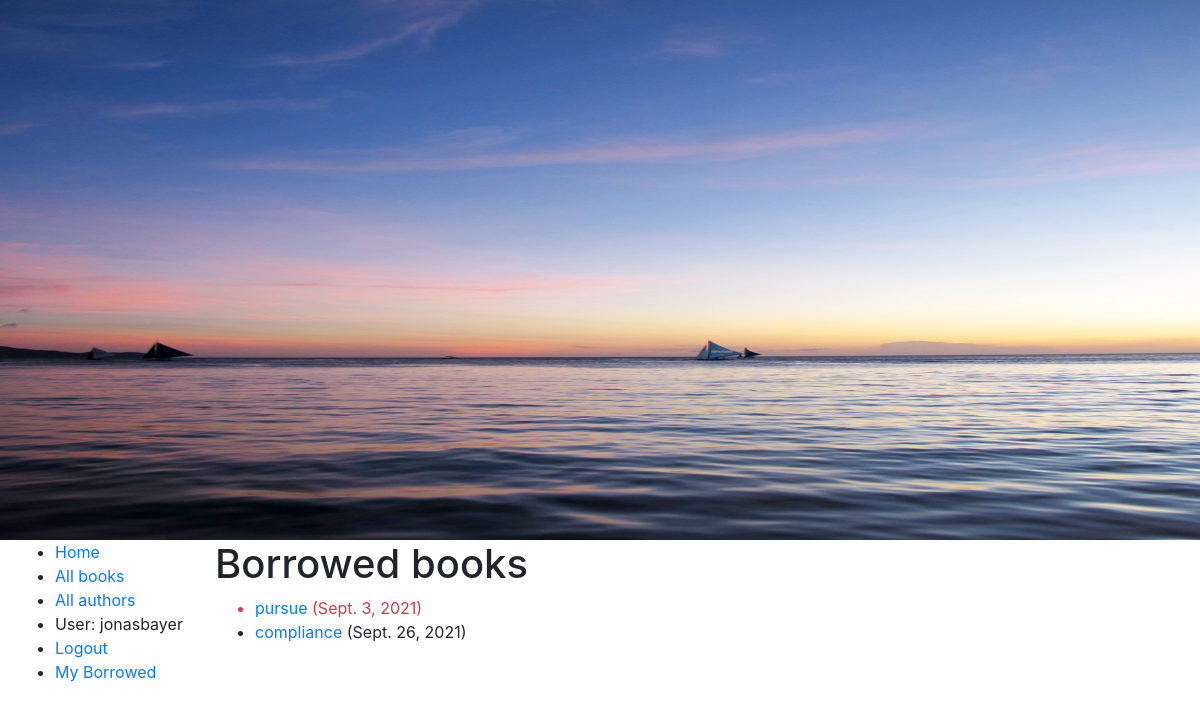
/catalog/mybooks/ (signed in), run on the app's committed database.
### catalog/models.py (models this page shows, shortened)
class BookInstance(models.Model):
    id = models.UUIDField(primary_key=True, default=uuid.uuid4,
            help_text='Unique id for this particular book accross while library')
    book = models.ForeignKey('Book', on_delete=models.RESTRICT, null=True)
    imprint = models.CharField(max_length=200)
    due_back = models.DateField(null=True, blank=True)
    borrower = models.ForeignKey(User, on_delete=models.SET_NULL, null=True, blank=True)
    LOAN_STATUS = (
        ('m', 'Maintenance'),
        ('o', 'On loan'),
        ('a', 'Available'),
        ('r', 'Reserved'),
    )
    status = models.CharField(
        max_length=1,
        choices=LOAN_STATUS,
        blank=True,
        default='m',
        help_text = 'Book availability',
    )
    class Meta:
        ordering = ['due_back']
        permissions = (("can_mark_returned", "Set book as returned"),)
    @property
    def is_overdue(self):
        if (self.due_back and date.today() > self.due_back):
            return True
        return False

class Book(models.Model):
    title = models.CharField(max_length=64, unique=True)
    author = models.ForeignKey('Author', on_delete=models.SET_NULL, null=True)
    summary = models.TextField(max_length=1000,
            help_text = 'Enter a brief description of the book')
    isbn = models.CharField('ISBN', max_length=13, unique=True,
            help_text = '13 Character <a href="https://www.isbn-international.org/content/what-isbn">ISBN number</a>')
    genre = models.ManyToManyField(Genre, help_text='Select a genre for this book')
    language = models.ForeignKey(Language, on_delete=models.SET_NULL, null=True, blank=True)
    def display_genre(self):
        """Create a string for the Genre. This is required to display genre in admin."""
        return ', '.join(genre.name for genre in self.genre.all()[:3])
    display_genre.short_description = 'Genre'

### catalog/views.py (the view)
# urls.py: path('mybooks/', views.LoadnedBooksByUserListView.as_view(), name='my-borrowed'),
class LoadnedBooksByUserListView(LoginRequiredMixin, generic.ListView):
    model = BookInstance
    template_name = 'catalog/bookinstance_list_borrowed_user.html'
    paginate_by = 10
    def get_queryset(self):
        return BookInstance.objects.filter(borrower=self.request.user)\
            .filter(status__exact='o').order_by('due_back')

### catalog/templates/catalog/bookinstance_list_borrowed_user.html
{% extends "base.html" %}
{% block content %}
    <h1>Borrowed books</h1>
    {% if bookinstance_list %}
    <ul>
      {% for bookinst in bookinstance_list %}
      <li class="{% if bookinst.is_overdue %}text-danger{% endif %}">
        <a href="{% url 'book-detail' bookinst.book.pk %}">{{bookinst.book.title}}</a> ({{ bookinst.due_back }})
      </li>
      {% endfor %}
    </ul>
    {% else %}
      <p>There are no books borrowed.</p>
    {% endif %}
{% endblock %}

### catalog/templates/base.html (shortened to what this page needs)
<!DOCTYPE html>
<html lang="en">
<head>
  <link rel="stylesheet" href="https://cdn.jsdelivr.net/npm/bootstrap@4.5.3/dist/css/bootstrap.min.css">
  {% load static %}
  <link rel="stylesheet" href="{% static 'css/styles.css' %}">
  <img src="{% static 'catalog/images/local_library_model_uml.png' %}" alt="UML diagram" style="width:100%;height:540px;">
</head>
<body>
  <div class="container-fluid">
    <div class="row">
      <div class="col-sm-2">
      {% block sidebar %}
        <ul class="sidebar-nav">
          <li><a href="{% url 'index' %}">Home</a></li>
          <li><a href="{% url 'books' %}">All books</a></li>
          <li><a href="{% url 'authors' %}"> All authors</a></li>
          {% if user.is_authenticated %}
            <li>{% if perms.catalog.can_mark_returned %}(Librarian){%endif%}
                User: {{ user.get_username }}</li>
            <li><a href="{% url 'logout'%}?next={{request.path}}">Logout</a></li>
            <li><a href="{% url 'my-borrowed' %}">My Borrowed</a></li>
          {% else %}
            <li><a href="{% url 'login'%}?next={{request.path}}">Login</a></li>
          {% endif %}
        </ul>
     {% endblock %}
      </div>
      <div class="col-sm-10 ">{% block content %}{% endblock %}</div>
    </div>
  </div>
</body>
</html>

### data on the page
BookInstance: book "pursue", due_back "Sept. 3, 2021"
BookInstance: book "compliance", due_back "Sept. 26, 2021"

### other printed values
{{ user.get_username }} "jonasbayer"
